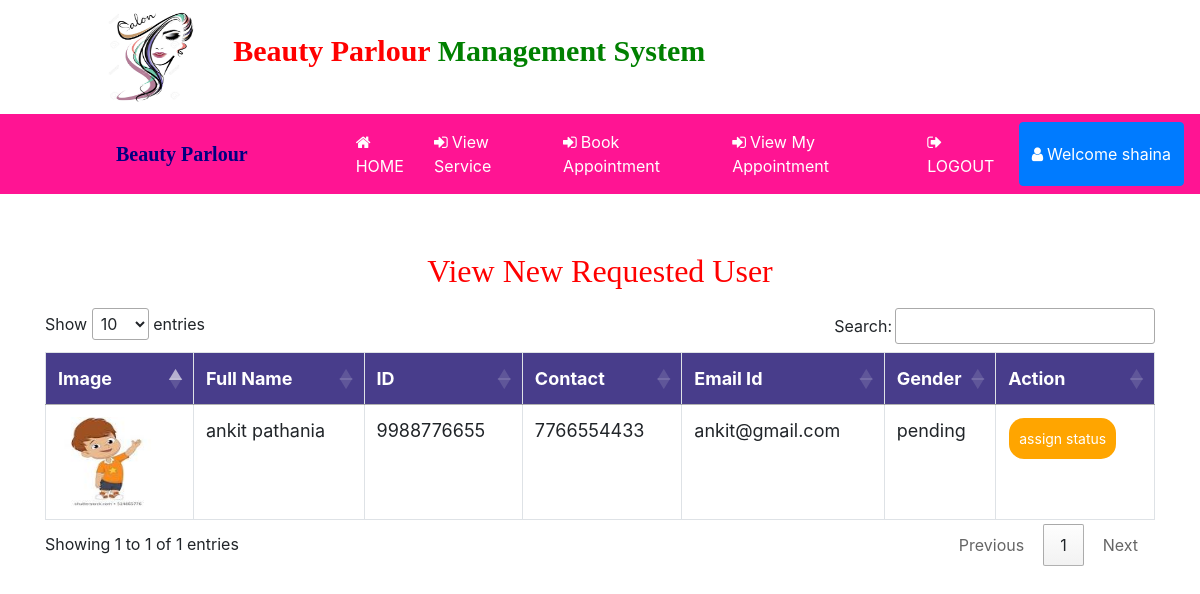
Screenshot of /view_new_user (signed in) with the database file from the repository.
### beauty/models.py (models this page shows, shortened)
class Customer(models.Model):
    user = models.ForeignKey(User,on_delete=models.CASCADE,null=True)
    status = models.ForeignKey(User_status,on_delete=models.CASCADE,null=True)
    mobile = models.IntegerField(null=True)
    id_card_no = models.CharField(max_length=100,null=True)
    gender = models.CharField(max_length=10,null=True)
    image = models.FileField(null=True)

class User_status(models.Model):
    status = models.CharField(max_length=100,null=True)

### beauty/views.py (the view)
# urls.py: path('view_new_user',View_New_user,name="view_new_user"),
def View_New_user(request):
    if not request.user.is_authenticated:
        return redirect('login_admin')
    status = User_status.objects.get(status="pending")
    pro = Customer.objects.filter(status = status)
    d = {'user':pro}
    return render(request,'request_user.html',d)

### beauty/templates/request_user.html (shortened to what this page needs)
{% extends 'navigation.html' %}
{% load static %}
{% block body %}
<center><h2 style="color:red;margin-top:4%;font-family:'Monotype Corsiva'">View New Requested User</h2></center>
<div  class="container-fluid">
    <center>
    <div class="container">
        <table class="table table-bordered" id="myTable">
  <thead>
  <tr>
    <th>Image</th>
    <th>Full Name</th>
    <th>ID</th>
      <th>Contact</th>
    <th>Email Id</th>
    <th>Gender</th>
    <th>Action</th>
  </tr>
  </thead>
   <tbody>
    {% for i in user %}
  <tr>
    <td><img src="{{i.image.url}}" style="width:100px;height:90px"></td>
    <td>{{i.user.first_name}} {{i.user.last_name}}</td>
    <td>{{i.id_card_no}}</td>
      <td>{{i.mobile}}</td>
      <td>{{i.user.username}}</td>
      <td>{{i.status.status}}</td>
    <td><a href="{% url 'assign_user_status' i.id %}"><button class="button button1">assign status</button></a></td>
  </tr>
    {% endfor %}
    </tbody>
</table>
 </div></center>
</div>
{% endblock %}

### beauty/templates/navigation.html (shortened to what this page needs)
<!DOCTYPE html>
<html lang="en">
<head>
  {% load static %}
  <link rel="stylesheet" href="https://maxcdn.bootstrapcdn.com/bootstrap/4.0.0/css/bootstrap.min.css"
>
  <link rel=stylesheet href="//cdn.datatables.net/1.10.19/css/jquery.dataTables.min.css">
</head>
<link rel="stylesheet" href="https://cdnjs.cloudflare.com/ajax/libs/font-awesome/4.7.0/css/font-awesome.min.css">
</head>
<body>
  <div class="container-fluid" style="padding:1%;margin-bottom:0%;background-color:white">
    <img src="{% static 'images/beauty3.jpg' %}" style="width:90px;height:90px;margin-right:10px;margin-left:8%"><span
      style="padding:20px;font-weight:bold;font-size:30px">
      <span style="color:red;font-family : 'Monotype Corsiva' ;">Beauty Parlour</span>
      <span style="color:green;font-family : 'Monotype Corsiva' ;">Management System</span></h4>
  </div>
  <nav class="navbar navbar-expand-sm" style="background-color:DeepPink">
    <a class="navbar-brand" href="#"
      style="color:navy;font-family:'Monotype Corsiva';font-weight:bold;margin-left:100px;margin-right:0">
      Beauty Parlour</a>
    <ul class="navbar-nav">
      {% if request.user.username %}
      {% if not request.user.is_staff %}
      <li class="nav-item">
        <a class="nav-link" href="{% url 'profile' %}" style="color:white;margin-left:100px">
          <i class="fa fa-home" style="margin-right:4px"></i>HOME</a>
      </li>
      <li class="nav-item">
        <a class="nav-link" href="{% url 'all_service' %}" style="color:white">
          <i class="fa fa-sign-in" style="margin-right:4px"></i>View Service</a>
      </li>
      <li class="nav-item">
        <a class="nav-link" href="{% url 'book_appointment' %}" style="color:white">
          <i class="fa fa-sign-in" style="margin-right:4px"></i>Book Appointment</a>
      </li>
      <li class="nav-item">
        <a class="nav-link" href="{% url 'view_appointment' %}" style="color:white">
          <i class="fa fa-sign-in" style="margin-right:4px"></i>View My Appointment</a>
      </li>
      {% endif %}
      {% endif %}
      {% if request.user.is_authenticated %}
      {% if not request.user.is_staff %}
      <li class="nav-item">
        <a class="nav-link" href="{% url 'logout' %}" style="color:white">
          <i class="fa fa-sign-out" style="margin-right:4px"></i>LOGOUT</a>
      </li>
      <div class="btn-group">
        <button type="button" class="btn btn-primary" data-toggle="dropdown" aria-haspopup="true" aria-expanded="false">
          <i class="fa fa-user" style="margin-right:4px"></i>Welcome {{request.user.first_name}}
        </button>
      </div>
      {% endif %}
      {% endif %}
    </ul>
  </nav>
  {% block body %}
  {% endblock %}
</body>
</html>

### beauty/templates/navigation.html (style rules this page uses)
* { box-sizing: border-box; }
#myTable { border-collapse: collapse; width: 100%; border: 1px solid #ddd; font-size: 18px; }
#myTable th { text-align: left; padding: 12px; background-color: Darkslateblue; color: white; }
#myTable td { text-align: left; padding: 12px; background-color: white; }
#myTable tr { border-bottom: 1px solid #ddd; }
.button { background-color: orange; border: none; color: white; padding: 10px; text-align: center; text-decoration: none; display: inline-block; font-size: 14px; margin: 1px 1px; cursor: pointer; }
.button1 { border-radius: 15px; }

### beauty/templates/request_user.html (style rules this page uses)
h2, h4 { padding:10Px; }

### rows the page displays
Customer: image (picture), user.first_name "ankit", user.last_name "pathania", id_card_no "9988776655", mobile "7766554433", user.username "ankit@gmail.com", status.status "pending"

### other values shown
{{ request.user.first_name }} "shaina"
